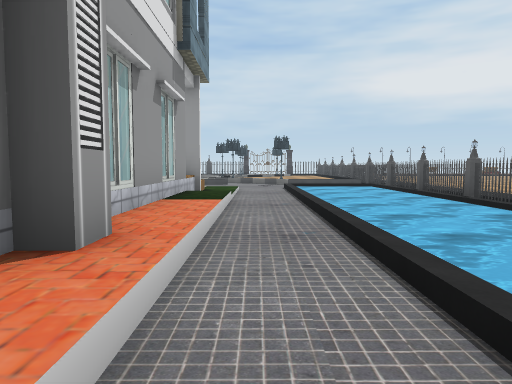
view 1 (above)

21 first-person views from a walk through a 3-D level made in the Unity game engine. The camera is 1.5 m above the floor, tilts 4° down and sees 70° across. The floor is counted in squares, 2 m on a side. Each view is taken from the middle of a square. On the plan, view 1 faces up. The plan holds only what a view shows up to about 11 squares ahead; the rest is blank. The place goes on beyond the plan. The player is left out. Door leaves are left out, so doorways stand open. Some surface patterns are stand-ins.

view 2
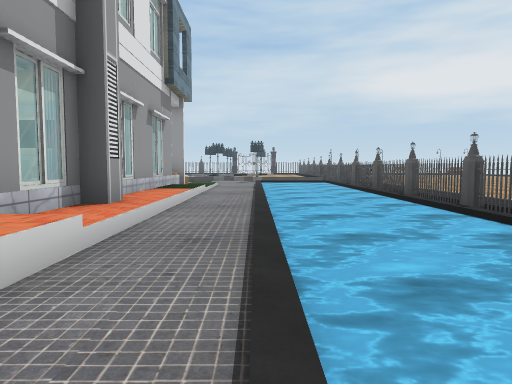

view 3
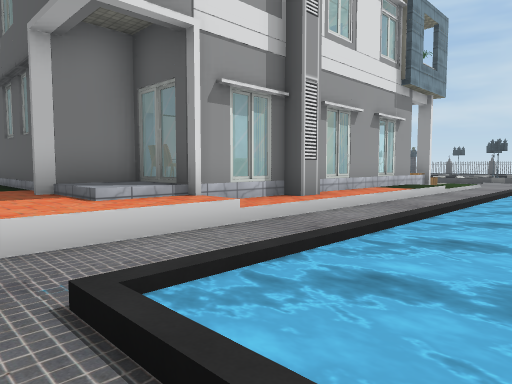

view 4
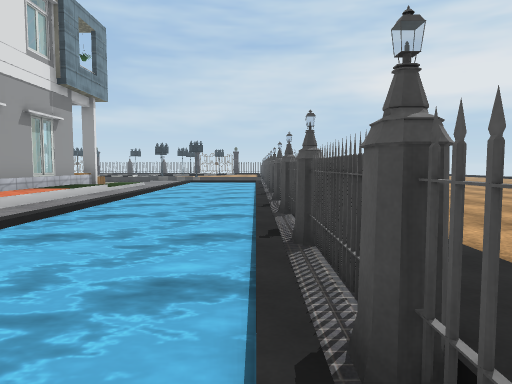

view 5
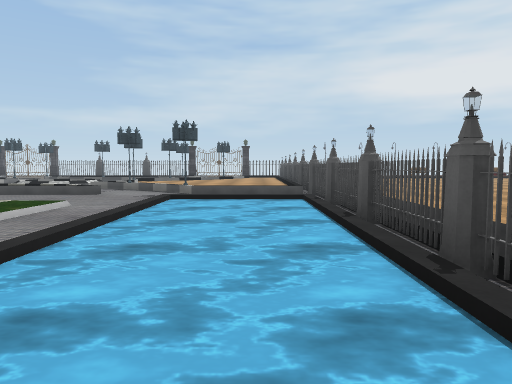

view 6
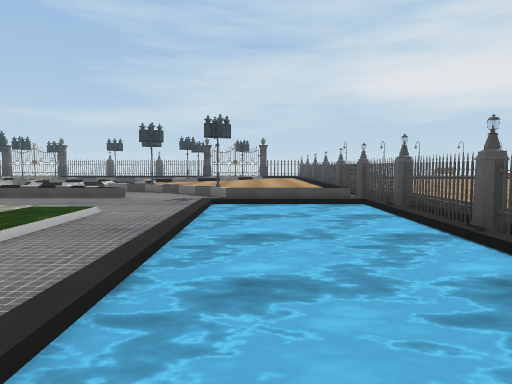

view 7
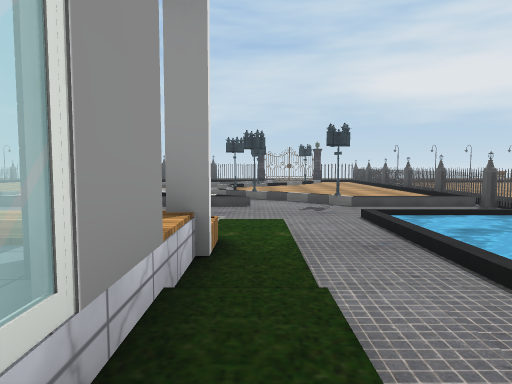

view 8
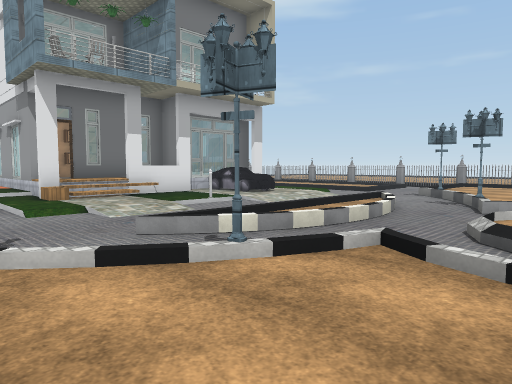

view 9
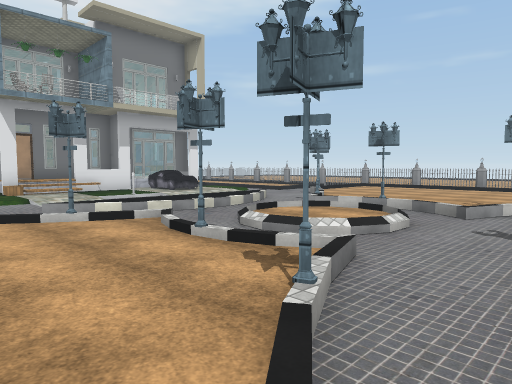

view 10
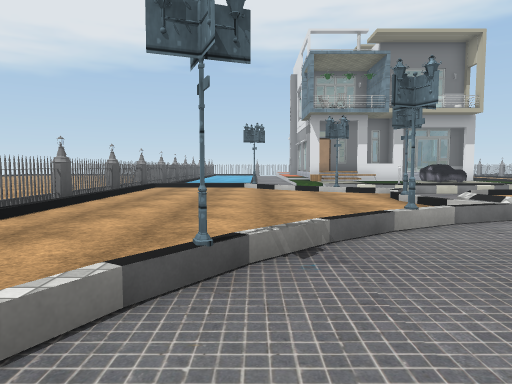

view 11
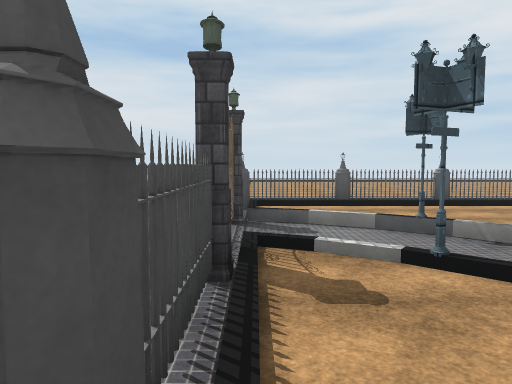

view 12
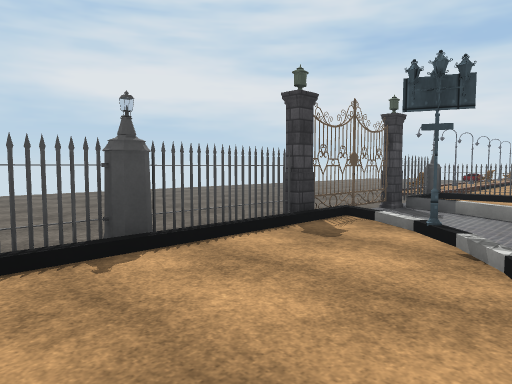

view 13
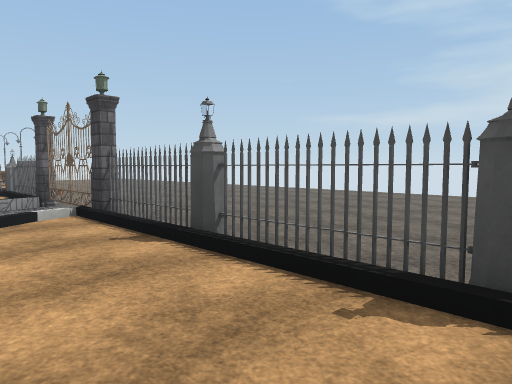

view 14
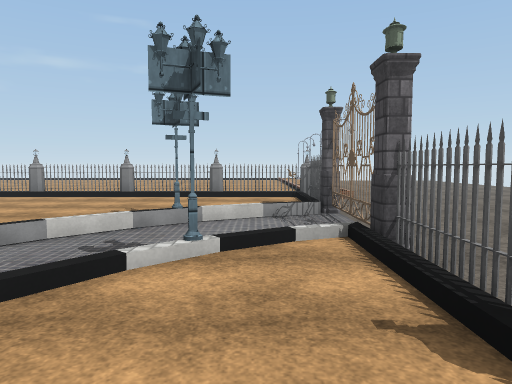

view 15
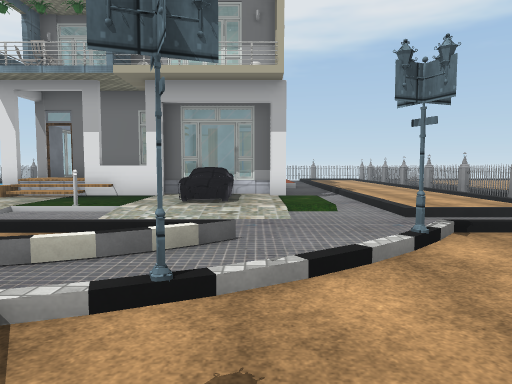

view 16
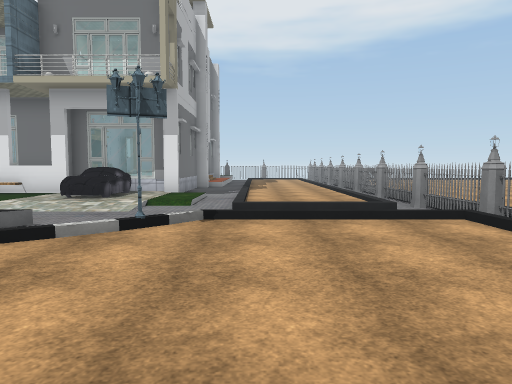

view 17
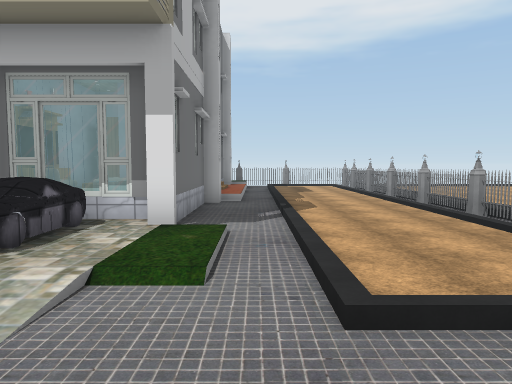

view 18
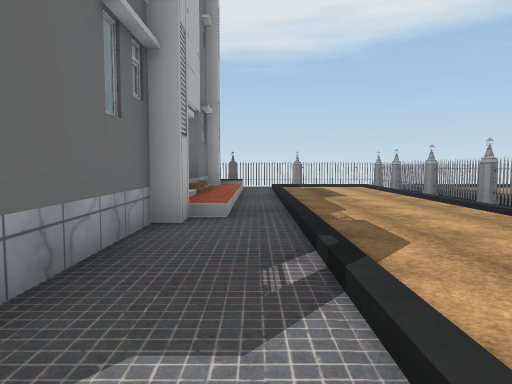

view 19
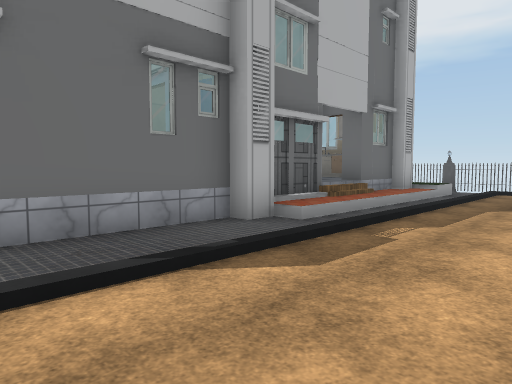

view 20
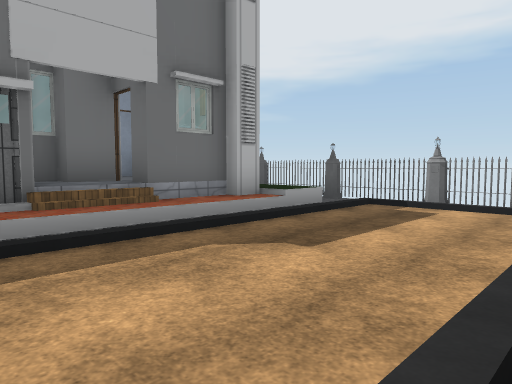

view 21
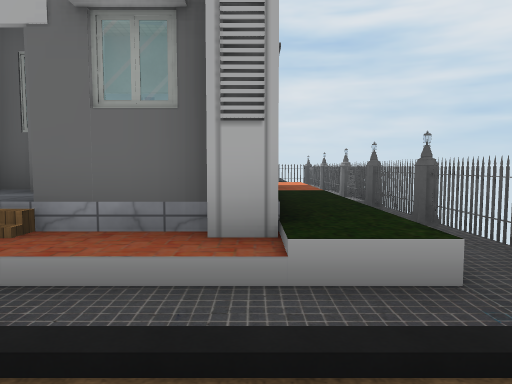

### Floor plan
Key: @ floor where view 1 was taken; # wall or solid block; x gap in a wall; . main floor; : floor 0.25 m higher than the main floor; + floor 0.5 m higher than the main floor; * floor 0.75 m higher than the main floor; % floor 1 m higher than the main floor; / step, stairs or slope; D open door; = window, fence, low wall or low ledge; ~ water the walk can cross; S streetlight; C car; P pillar; G gate; O other object.
Columns run from 15 left of view 1 to 6 right of it. Each row starts with its distance up from view 1.
 28  ....................
 27  ==....x=x=x#=#...#xOO
 26 x//PGGP///////PG.G//x
 25 //::/..::::::::/.P:/#
 24 x/:::S.S::::::S.S/:/x
 23 //:::/..  /://../::/#
 22 x/::::/O......S/:::/x
 21 //::::::/..../:::::/x
 20 //:::::://:://:::::/x
 19 x/::::::S/::/S:::::/x
 18   ::::::/.//./:::::/x
 17   :::::/S..../S::::/x
 16  /:::S/..////../:::/x
 15 x/:::/.//:::://.S::/x.
 14 :    ...............#.
 13 :...................x.
 12 x......:::O:::..:~~~x.
 11 :.....::C::::::.:~~~x.
 10 x.....::C::///:.:~~~x.
  9  .....##OO  %=:.:~~~x.
  8 x.....###O ###+.:~~~x
  7 :.....####D# =+.:~~~#
  6 :.....########+.:~~~x
  5 x.....## #####+.:~~~x
  4 :.....+# #  # +.:~~~x
  3 x...../####==#+.:~~~x
  2 :...../%#D ###+.:~~~x
  1 x...../D   #D#+.:~~~x.
  0 :.....+    ##=*@:~~~#.
 -1   ....+   ##//*.:~~~x.
 -2   ....*********.:~~~x
 -3      ......  . .....
 -4              #

Positions as (right, up) in squares from view 1, and headings:
1: (0, 0), facing up
2: (1, -3), facing up
3: (3, -3), facing up-left
4: (4, -3), facing up
5: (3, 5), facing up
6: (2, 6), facing up
7: (-1, 6), facing up
8: (1, 19), facing down-left
9: (1, 23), facing down-left
10: (1, 26), facing down
11: (-4, 26), facing right
12: (-5, 23), facing up-right
13: (-3, 24), facing up-left
14: (-5, 25), facing left
15: (-8, 19), facing down
16: (-11, 20), facing down
17: (-10, 15), facing down
18: (-10, 10), facing down
19: (-13, 9), facing down-right
20: (-14, 4), facing down-right
21: (-12, -1), facing right
